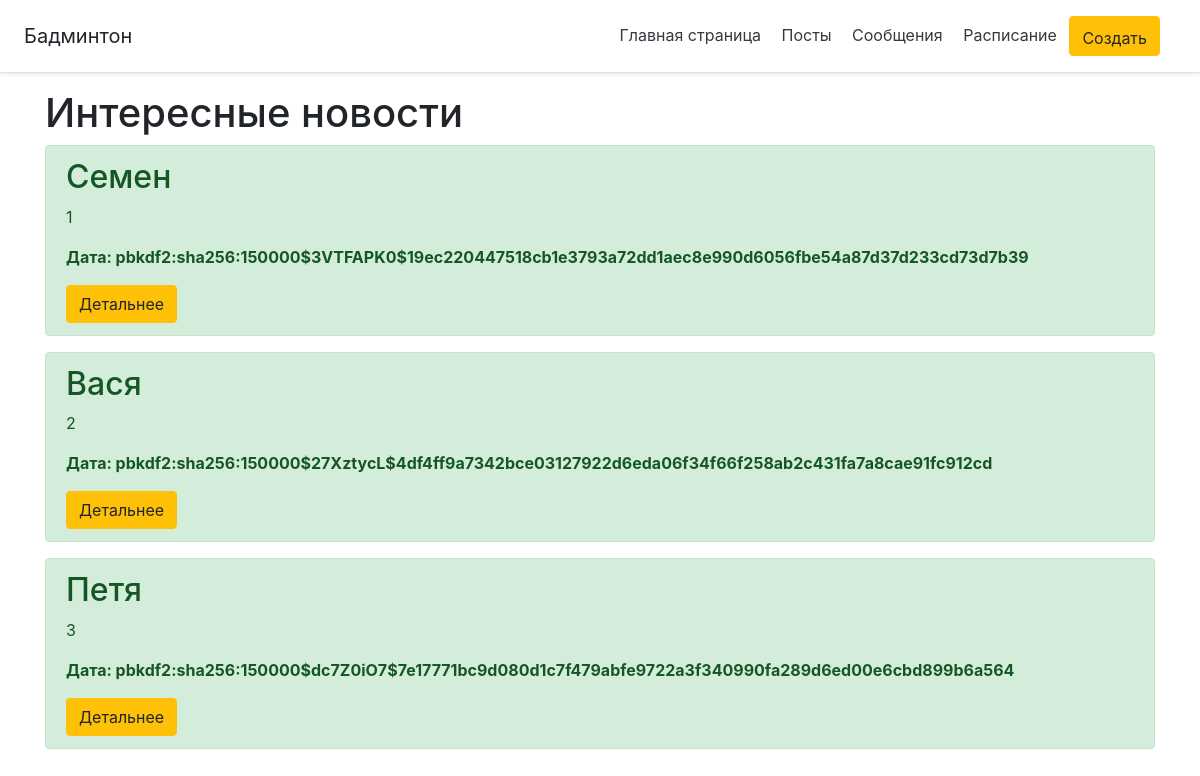
/test, run on the app's committed database.
### app.py (models this page shows)
class User(db.Model, UserMixin):
    id = db.Column(db.Integer, primary_key=True)
    login = db.Column(db.String(128), nullable=False, unique=True)
    surname = db.Column(db.String(128), nullable=False, unique=True)
    password = db.Column(db.String(255), nullable=False)

### app.py (the view)
@app.route('/test')
def test():
    user = User.query.all()
    return render_template('test.html', user=user)

### app.py (called while the page is built)
@app.after_request
def redirect_to_signin(response):
    if response.status_code == 401:
        return redirect(url_for('login_page') + '?next=' + request.url)
    return response

### templates/test.html (shortened to what this page needs)
{% extends 'base.html' %}
{% block body %}
<div class="container">
    <h1>Интересные новости</h1>
    {% for us in user %}
    <div class="alert alert-success">
        <h2>{{ us.login}}</h2>
        <p>{{ us.id}}</p>
        <p><b> Дата: {{ us.password}}</b></p>
        <a href="/user/{{ us.id }}/del" class ="btn btn-warning">Детальнее</a>
    </div>
    {% endfor %}
</div>
{% endblock %}

### data on the page
User: login "Семен", id "1", password "pbkdf2:sha256:150000$3VTFAPK0$19ec220447518cb1e3793a72dd1aec8e990d6056fbe54a87d37d233cd73d7b39"
User: login "Вася", id "2", password "pbkdf2:sha256:150000$27XztycL$4df4ff9a7342bce03127922d6eda06f34f66f258ab2c431fa7a8cae91fc912cd"
User: login "Петя", id "3", password "pbkdf2:sha256:150000$dc7Z0iO7$7e17771bc9d080d1c7f479abfe9722a3f340990fa289d6ed00e6cbd899b6a564"
